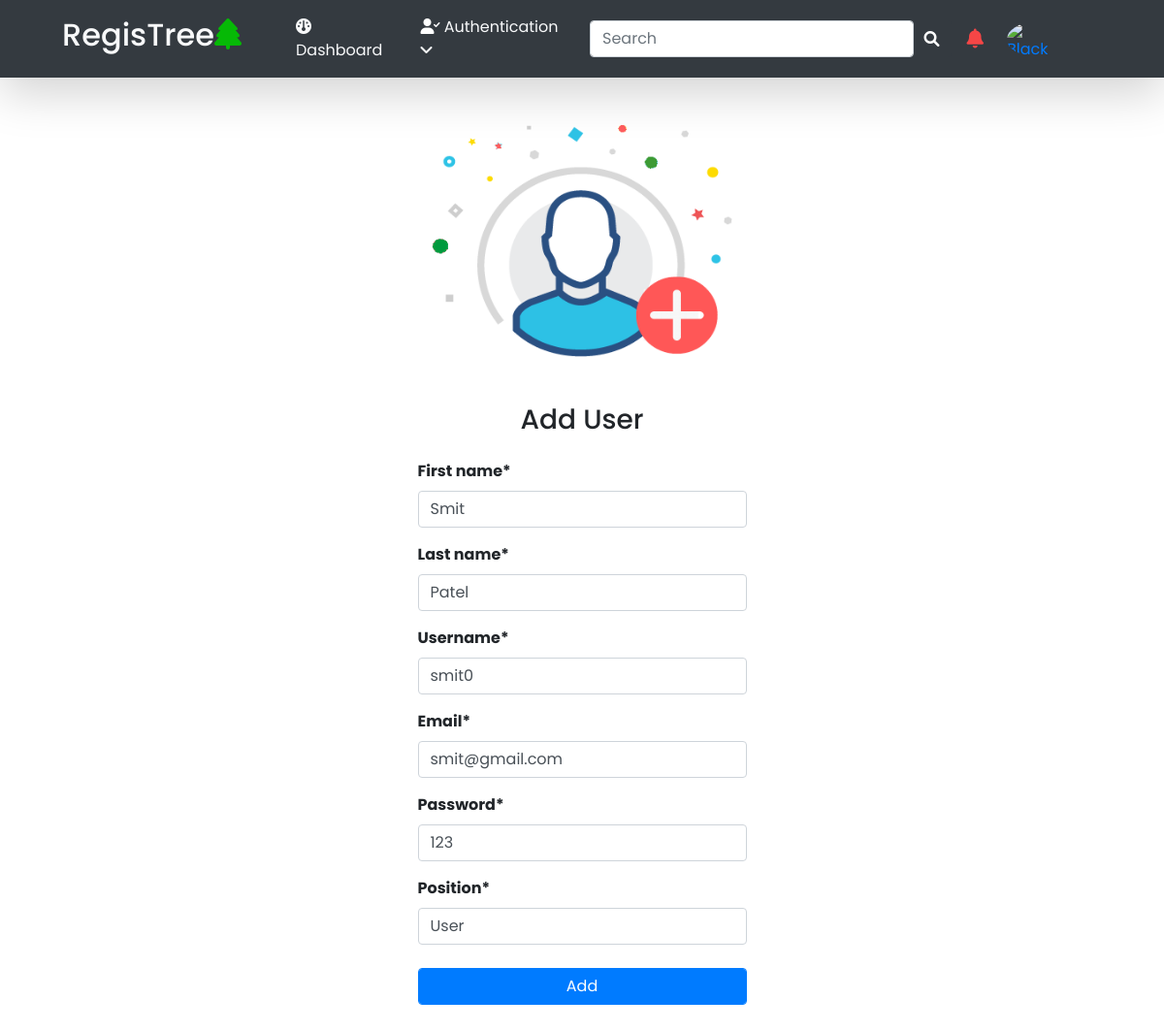
Page /46/ (signed in) on the committed database.
### example/models.py (models this page shows, shortened)
class Person(models.Model):
    first_name = models.CharField(max_length=50,default='')
    last_name = models.CharField(max_length=50,default='')
    username = models.CharField(max_length=50,default='')
    password = models.CharField(max_length=50,default='')
    email = models.EmailField(max_length=50)
    position = models.ForeignKey(Position, on_delete=models.CASCADE)

### example/views.py (the view, shortened to what this page needs)
# urls.py: path('<int:id>/',views.user_form, name='update'),
def user_form(request, id=0):
    if 'user' in request.session:
        if request.method == "GET":
            if id == 0:
                print('reg1')
                form = usrForm(initial={'password': 123})  # register - view
            else:
                print('up1')
                auser = Person.objects.get(pk=id)
                form = usrForm(instance=auser) #update - view
            return render(request, "usr_form.html",{'form': form})
    else:
        return redirect('login')

### example/forms.py
class usrForm(forms.ModelForm):
    password = forms.CharField(initial=123)
    class Meta:
        model = Person
        fields = ('first_name','last_name','username','email','password','position')
    def __init__(self, *args, **kwargs):
        super(usrForm,self).__init__(*args,**kwargs)
        self.fields['position'].empty_label = "Select"

### example/models.py (called while the page is built)
    def __str__(self):
        return self.title

### templates/usr_form.html (shortened to what this page needs)
{% extends "ubase.html" %} {% load crispy_forms_tags %} {% load static %}
{% block content %}
  <nav class="navbar navbar-expand-lg navbar-dark bg-dark shadow-lg">
      <div class="collapse navbar-collapse" id="navbarSupportedContent">
        <a class="navbar-brand mt-2 mt-lg-0 ms-5 text-light" href="#">
          <h2>RegisTree<i class="fa fa-tree " style="color: rgb(6, 185, 6);"></i></h2>
        </a>
        <ul class="navbar-nav me-auto mb-2 ms-4 mb-lg-0">
          <li class=" ms-2 me-3">
            <a class="nav-link text-light " href="#"><span class="fa fa-dashboard"></span> Dashboard</a>
          </li>
          <div class="dropdown mt-2">
            <a
            class="authenticdrop me-4 text-light "
            href="#"
            id="navbarDropdownMenuLink"
            role="button"
            data-mdb-toggle="dropdown"
            aria-expanded="false"
            style="text-decoration:none"
          >
            <span class="fa fa-user-check" ></span> Authentication <i class="fa fa-angle-down"></i>
          </a>
          </div>
        </ul>
      </div>
      <div>
        <form class="input-group w-auto my-auto d-none d-sm-flex me-3">
          <input
            autocomplete="off"
            type="search"
            class="form-control rounded"
            placeholder="Search"
            style="min-width: 125px;"
          />
          <span class="input-group-text border-0 d-none d-lg-flex bg-dark" ><a href="#" class="fa fa-search"></a
          ></span>
        </form>
      </div>
      <div class="d-flex align-items-center me-5">
        <div class="dropdown">
          <a
            class="text-reset me-4  "
            href="#"
            id="navbarDropdownMenuLink"
            role="button"
            data-mdb-toggle="dropdown"
            aria-expanded="false"
          >
            <span class="fa fa-bell fa-lg" ></span>
          </a>
        </div>
        <div class="dropdown me-5 " name="profiles" style="width: 50px !important; min-width: 50px; max-width: 50px">
          <a
            class=" d-flex align-items-center hidden-arrow"
            href="#"
            id="navbarDropdownMenuAvatar"
            role="button"
            data-mdb-toggle="dropdown"
            aria-expanded="false"
          >
            <img
              src="https://mdbcdn.b-cdn.net/img/Photos/Avatars/img%20(1).webp"
              class="rounded-circle"
              height="35"
              alt="Black and White Portrait of a Man"
              loading="lazy"
            />
          </a>
        </div>
      </div>
  </nav>
<div class="mt-5">
  <center>
    <img src="{% static 'images/66.png' %}" width="310" height="240" />
  </center>
</div>
    <section class="ftco-section">
      <div class="container">
        <div class="row justify-content-center">
          <div class="row justify-content-center">
            <div class="col-md-7 col-lg-5">
              <div class="login-wrap p-4 p-md-5">
                <div class="d-flex">
                  <div class="w-100">
                    <h3 class="mt-0 text-center">Add User</h3>
                  </div>
                </div>
                <form class="signin-form" action="register" method="post">
                  <div class="form-group mt-3">
                    {% csrf_token %} <b>{{form|crispy}} </b>
                  </div>
                  <div class="form-group mt-4">
                    <button
                      type="submit"
                      class="form-control btn btn-primary rounded submit px-3"
                    >
                      Add
                    </button>
                  </div>
                </form>
              </div>
            </div>
          </div>
        </div>
      </div>
    </section>
{% endblock content %}

### static/ubase.css (style rules this page uses)
body { background: rgb(255, 255, 255); }
.fa-search { color: white ; }
.fa-bell { color: rgb(245, 70, 70); }
.fa-user-check { color: white; }
* { margin: 0; padding: 0; box-sizing: border-box; font-family: 'Poppins', sans-serif; }

### rows in the picture
Person: first_name "Smit", last_name "Patel", username "smit0", email "smit@gmail.com", password "123", position "User"
